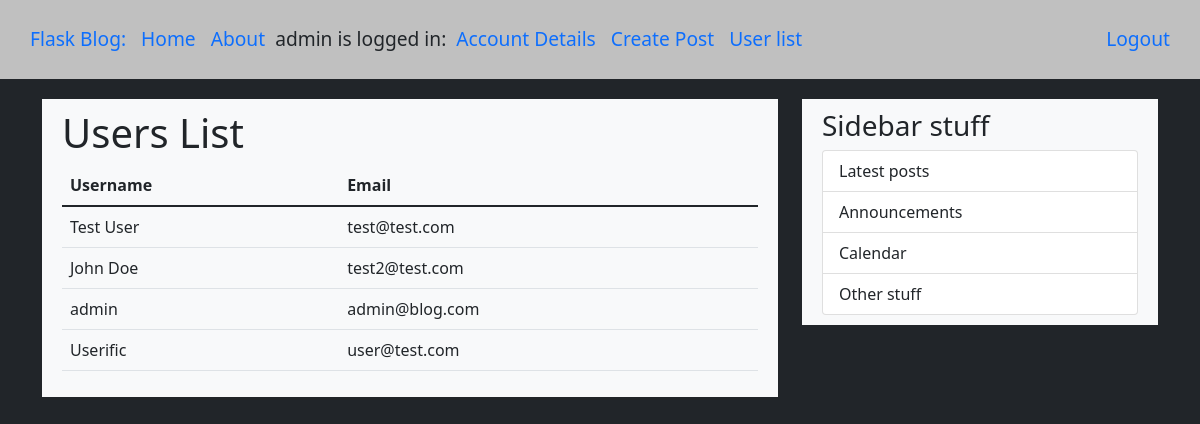
Page /userlist (signed in) on the earlier database version.
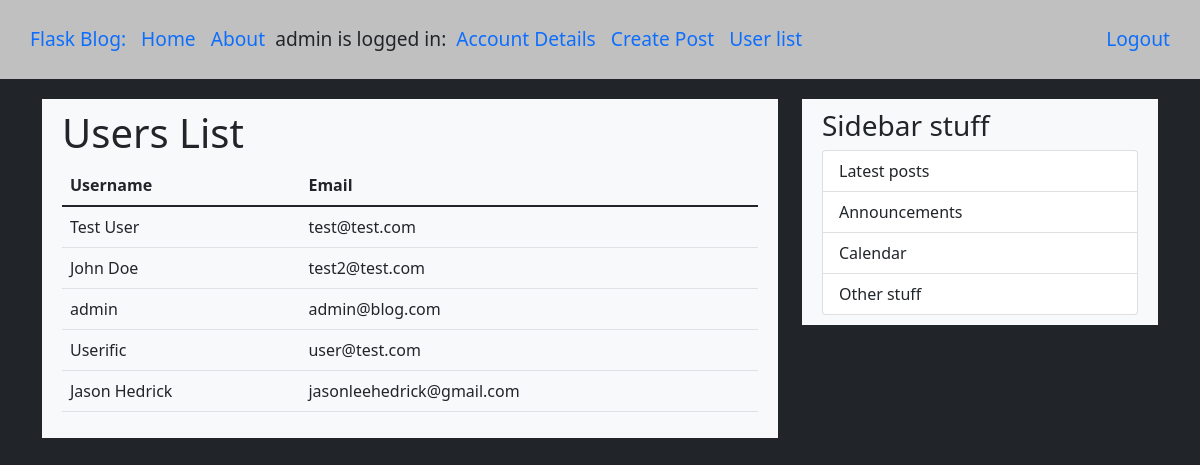
Same page on the later database version.
### app/models.py (models this page shows, shortened)
class User(db.Model, UserMixin):
    id = db.Column(db.Integer, primary_key=True)
    admin = db.Column(db.Boolean, default=False, nullable=False)
    username = db.Column(db.String(64), index=True, unique=True,  nullable=False)
    email = db.Column(db.String(128), index=True, unique=True, nullable=False)
    password_hash = db.Column(db.String(128), nullable=False)
    profile_image = db.Column(db.String(60), nullable=False, default='default.png')
    posts = db.relationship('Post', backref='author', lazy=True)

### app/routes.py (the view)
@app.route('/userlist')
@login_required
def userlist():
    if current_user.is_authenticated and current_user.admin:
        users = models.User.query.all()
        try:
            return render_template('userlist.html', title="User List", users=users)
        except:
            return abort(404)
    try:
        return redirect(url_for('home'))
    except:
        return abort(404)

### app/models.py (called while the page is built)
@login_manager.user_loader
def load_user(user_id):
    return User.query.get(int(user_id))

### app/templates/userlist.html
{% extends "base.html" %}
{% block content %}
<div class="content bg-light">
    <h1>Users List</h1>
    <table class="table">
        <thead>
            <tr>
                <th scope="col">Username</th>
                <th scope="col">Email</th>
            </tr>
        </thead>
        <tbody>
        {% for user in users %}
            <tr>
                <td>{{ user.username }}</td>
                <td>{{ user.email }}</td>
            </tr>
        {% endfor %}
        </tbody>
    </table>
</div>
{% endblock content %}

### app/templates/base.html (shortened to what this page needs)
<!DOCTYPE html>
<html lang="en">
<head>
    <link href="https://cdn.jsdelivr.net/npm/bootstrap@5.1.3/dist/css/bootstrap.min.css" rel="stylesheet">
    <link rel="stylesheet" type="text/css" href="{{ url_for('static', filename='main.css') }}">
</head>
<body class="bg-dark">
    <header>
        <nav class="mainNav">
            <div>
                <a href="{{ url_for('home') }}">Flask Blog: </a>
                <a href="{{ url_for('home') }}">Home</a>
                <a href="{{ url_for('about') }}">About</a>
                {% if current_user.is_authenticated %}
                    <span>{{ current_user.username }} is logged in: </span>
                    <a href="{{ url_for('account') }}">Account Details</a>
                    <a href="{{ url_for('create_post') }}">Create Post</a>
                {% endif %}
                {% if current_user.is_authenticated and current_user.admin %}
                    <a href="{{ url_for('userlist') }}">User list</a>
                {% endif %}
            </div>
            <div>
                {% if current_user.is_authenticated %}
                    <a href="{{ url_for('logout') }}">Logout</a>
                {% else %}
                    <a href="{{ url_for('login') }}">Login</a>
                    <a href="{{ url_for('register') }}">Register</a>
                {% endif %}
            </div>
        </nav>
    </header>
    <main class="container">
        <div class="row">
            <div class="col-md-8">
                {% block content %}
                {% endblock %}
            </div>
            <div class="col-md-4">
                <div class="content bg-light">
                    <h3>Sidebar stuff</h3>
                    <ul class="list-group">
                        <li class="list-group-item">Latest posts</li>
                        <li class="list-group-item">Announcements</li>
                        <li class="list-group-item">Calendar</li>
                        <li class="list-group-item">Other stuff</li>
                    </ul>
                </div>
            </div>
        </div>
    </main>
</body>
</html>

### app/static/main.css (style rules this page uses)
.mainNav { font-size: 1.2rem; display: flex; flex-direction: row; justify-content: space-between; background-color: silver; padding: 25px; }
.mainNav > div > a { font-weight: 500; margin: 5px; text-decoration: none; }
.content { padding: 10px 20px; margin-top: 20px; margin-bottom: 20px; }

Differences in the rows shown:
added User: username "Jason Hedrick", email "jasonleehedrick@gmail.com"
